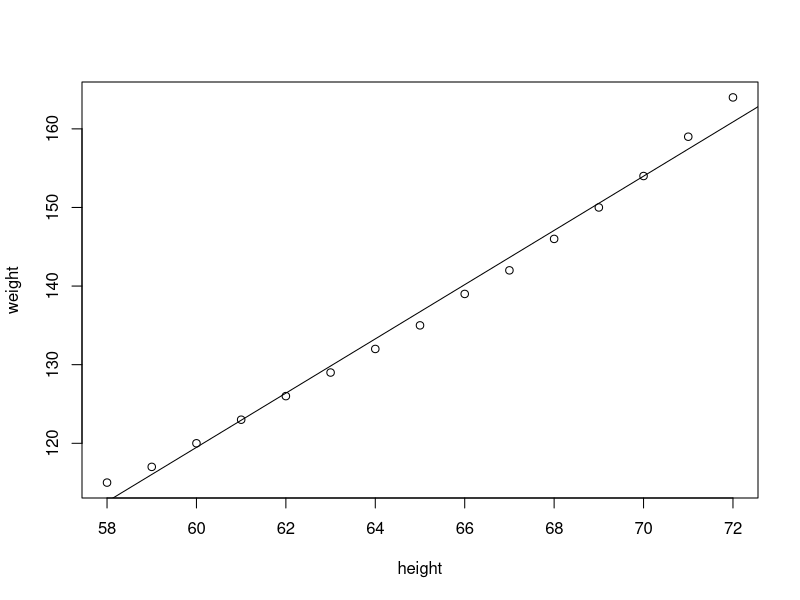
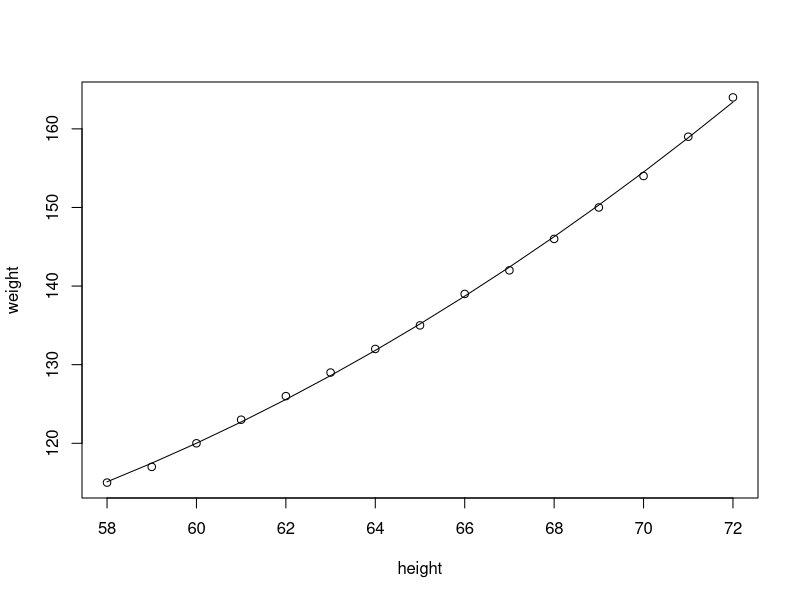
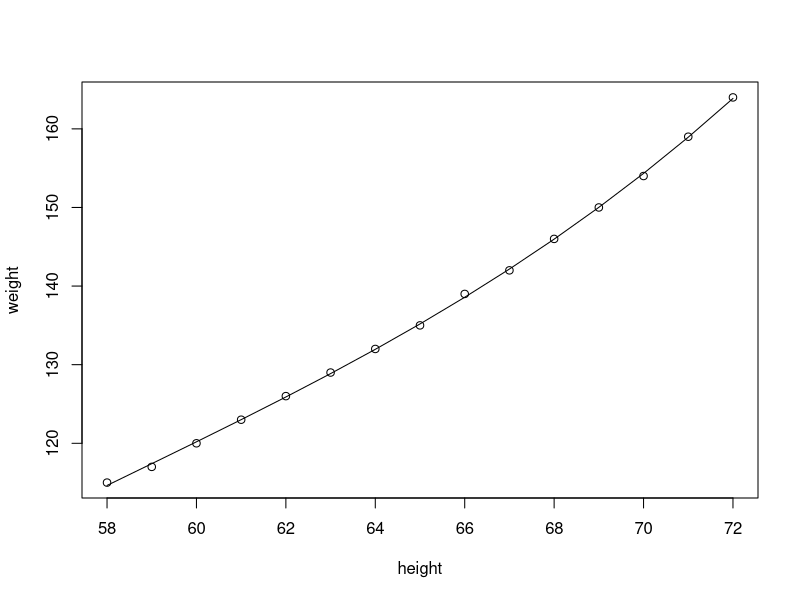

R code for these plots, in order:
library(car)

# Simple Linear Regression -------------------------------------------------------

# model fitting and object functions
fit_linear <- lm(weight ~ height, data = women)

fitsum <- summary(fit_linear)                   # model summary
fitted(fit_linear)                              # fitted values
resid(fit_linear)                               # residuals

sqrt(fitsum$r.squared) * 100             # correlation (sqrt of R^2)

# draw plot with fit line
plot(women)                              
abline(fit_linear)


# Polynomial Regression ----------------------------------------------------------

fit_poly <- lm(weight ~ height + I(height ^ 2), data = women)

summary(fit_poly)

plot(women)
lines(women$height, fitted(fit_poly))


fit_poly3 <- lm(weight ~ height + I(height ^ 2) + I(height ^ 3), data = women)

summary(fit_poly3)

plot(women)
lines(women$height, fitted(fit_poly3))


# Multiple Linear Regression ---------------------------------------------------


